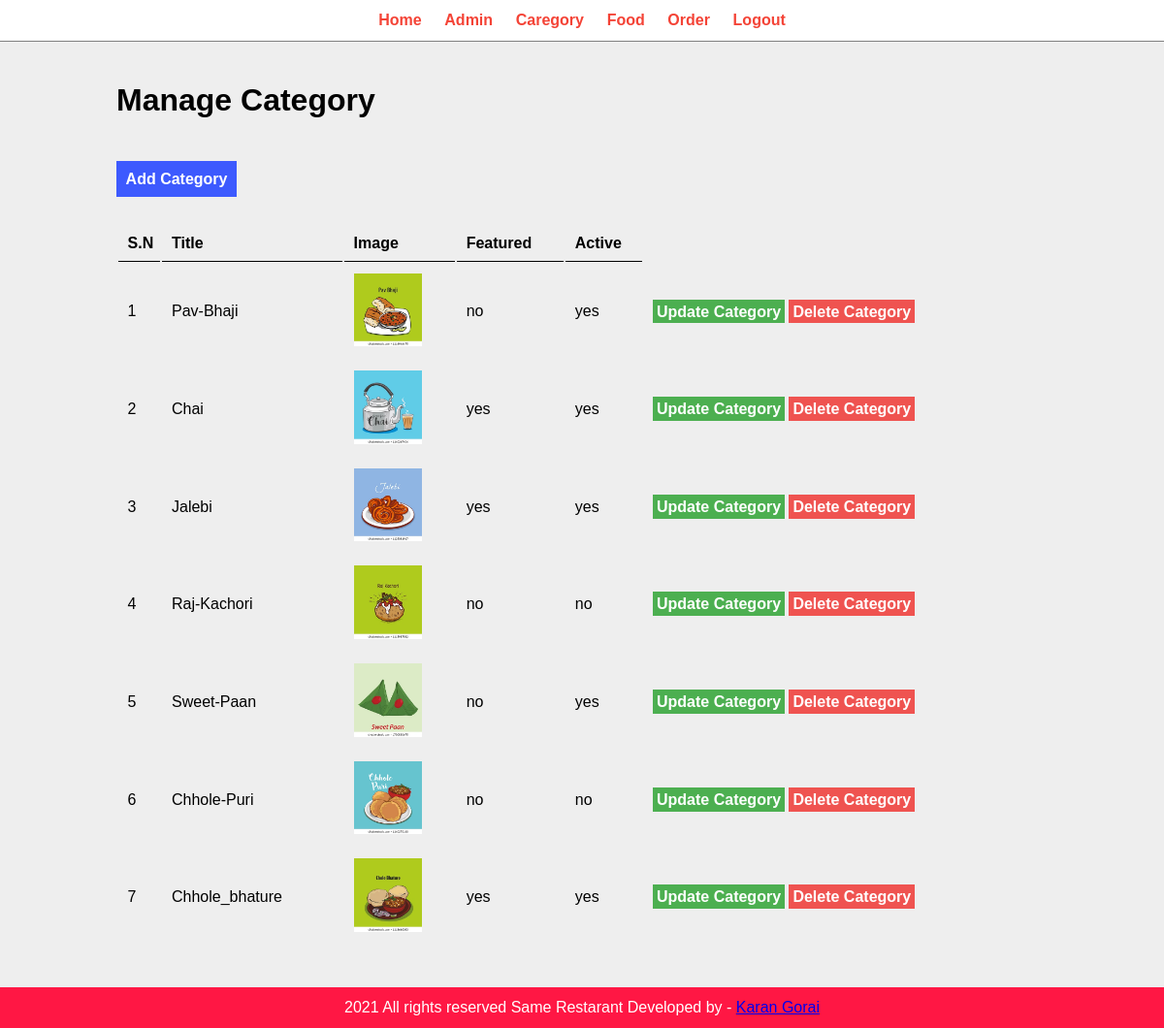
The page /admin/manage-category.php (signed in) on the database its author committed.
### tables this page shows
CREATE TABLE IF NOT EXISTS `tnl_category` (
  `id` int(10) UNSIGNED NOT NULL AUTO_INCREMENT,
  `title` varchar(100) DEFAULT NULL,
  `image_name` varchar(255) DEFAULT NULL,
  `featured` varchar(10) DEFAULT NULL,
  `active` varchar(10) DEFAULT NULL,
  PRIMARY KEY (`id`)
);

### admin/manage-category.php (the view, shortened to what this page needs)
<!DOCTYPE html>
<html>
<head>
	<link rel="stylesheet" type="text/css" href="../css/admin.css">
</head>
<body>
	<?php include 'partial/menu.php'; ?>
	<div class="main-content">
		<div class="wrapper">
			<h1>Manage Category</h1><br>
			 ?><br><br>
			<a href="add-category.php" class="btn-primery ">Add Category</a><br><br><br>
				<table class="tbl-full">
				<tr>
					<th>S.N</th>
					<th>Title</th>
					<th>Image</th>
					<th>Featured</th>
					<th>Active</th>
				</tr>
				<?php
					$sql = "SELECT * FROM tnl_category";
					$res = mysqli_query($con,$sql);
					$count = mysqli_num_rows($res);
					$sn =1;
					if ($count>0) {
						while ($row = mysqli_fetch_assoc($res)) {
							$id = $row['id'];
							$title = $row['title'];
							$image = $row['image_name'];
							$featured = $row['featured'];
							$active = $row['active'];
							?>
							<tr>
								<td><?php echo $sn++; ?></td>
								<td><?php echo $title; ?></td>
								<td><img src="../images/category/<?php echo $image; ?> " style="width: 70px;"></td>
								<td><?php echo $featured; ?></td>
								<td><?php echo $active; ?></td>
								<td>
								<a href="<?php echo SITEURL; ?>admin/update-category.php?id=<?php echo $id; ?>" class="btn-secondry">Update Category</a>
								<a href ="<?php echo SITEURL;?>admin/delete-category.php?id=<?php echo $id;?>&image_name=<?php echo $image; ?>" class="btn-denger">Delete Category</a>
								</td>
							</tr>
							<?php
						}
					}else{
						?>
						<tr>
							<td><div class="error">No Category Added</div></td>
						</tr>
						<?php
					}
				 ?>
			</table>
		</div>
	</div>
	<?php include 'partial/footer.php' ?>
</body>
</html>

### admin/partial/menu.php (shortened to what this page needs)
<!DOCTYPE html>
<html>
<head>
	<link rel="stylesheet" type="text/css" href="../css/admin.css">
</head>
<body>
	<div class="menu text-center">
		<div class="wrapper">
			<ul>
				<li><a href="index.php">Home</a></li>
				<li><a href="manage-admin.php">Admin</a></li>
				<li><a href="manage-category.php">Caregory</a></li>
				<li><a href="manage-food.php">Food</a></li>
				<li><a href="manage-order.php">Order</a></li>
				<li><a href="logout.php">Logout</a></li>
			</ul>
		</div>
	</div>
</body>
</html>

### admin/partial/footer.php (shortened to what this page needs)
<!DOCTYPE html>
<html>
<head>
	<link rel="stylesheet" type="text/css" href="../css/admin.css">
</head>
<body>
	<div class="footer">
		<div class="wrapper">
			<p class="text-center">2021 All rights reserved Same Restarant Developed by - <a href="#">Karan Gorai</a></p>
		</div>
	</div>
</body>
</html>

### css/admin.css (style rules this page uses)
* { margin: 0; padding: 0; font-family: Arial, Helvetica, sans-serif; }
.wrapper { padding: 1%; width: 80%; margin: 0 auto; }
.text-center { text-align: center; }
.menu { border-bottom: 1px solid gray; }
.menu ul { list-style: none; }
.menu ul li { display: inline; padding: 1%; }
.menu ul li a { text-decoration: none; font-weight: bold; color: #f44336; }
.main-content { background-color: #eeeeee; padding: 30px 0; }
.tbl-full { width: 100%; }
table tr th { border-bottom: 1px solid black; padding: 1%; text-align: left; }
table tr td { padding: 1%; }
.btn-primery { background-color: #3d5afe; padding: 1%; color: white; text-decoration: none; font-weight: bold; }
.btn-secondry { background-color: #4caf50; padding: 1%; color: white; text-decoration: none; font-weight: bold; }
.btn-denger { background-color:#ef5350; padding: 1%; color: white; text-decoration: none; font-weight: bold; }
.footer { background-color: #ff1744; color: white; }

### rows shown on the page
tnl_category: title "Pav-Bhaji", image_name (picture), featured "no", active "yes"
tnl_category: title "Chai", image_name (picture), featured "yes", active "yes"
tnl_category: title "Jalebi", image_name (picture), featured "yes", active "yes"
tnl_category: title "Raj-Kachori", image_name (picture), featured "no", active "no"
tnl_category: title "Sweet-Paan", image_name (picture), featured "no", active "yes"
tnl_category: title "Chhole-Puri", image_name (picture), featured "no", active "no"
tnl_category: title "Chhole_bhature", image_name (picture), featured "yes", active "yes"
